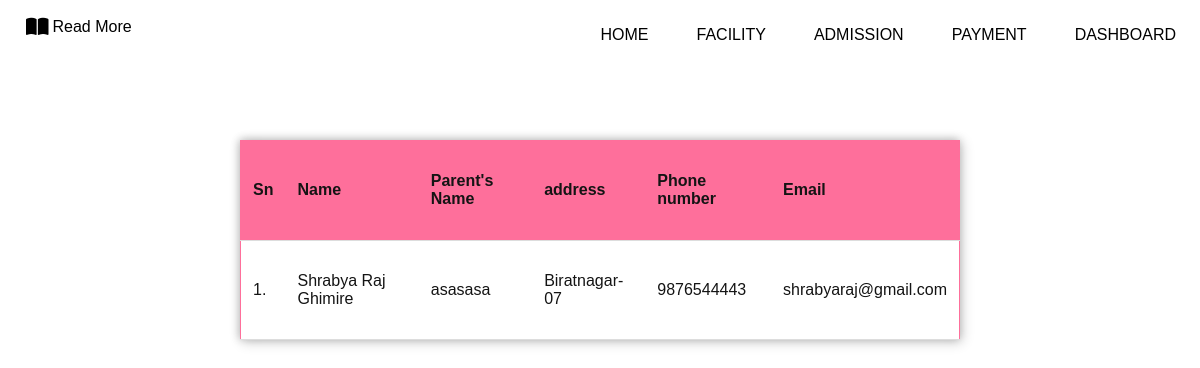
The app's page /students, older data.
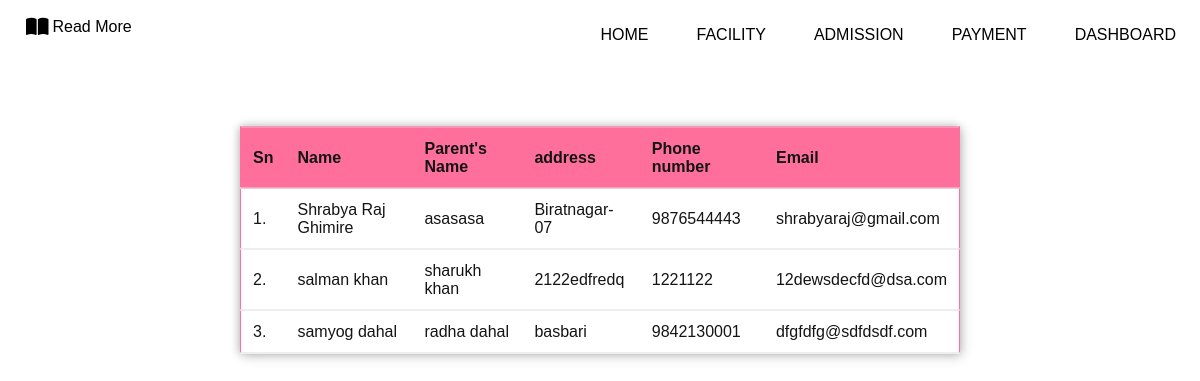
The same page, newer data.
### home/models.py (models this page shows)
class admission1(models.Model):
    yname = models.CharField(max_length=122)
    pname = models.CharField(max_length=122)
    occupation = models.CharField(max_length=122)
    phone = models.CharField(max_length=122)
    dob = models.CharField(max_length=122)
    address = models.CharField(max_length=122)
    email =  models.EmailField(max_length=122)

### home/views.py (the view)
# urls.py: path("students", views.student, name='students'),
def student(request):
     alldata = admission1.objects.all()
     context = {'data': alldata}
     return render(request,'students.html', context)

### templates/students.html (shortened to what this page needs)
{% load static %}
<html lang="en">
<head>
    <link rel="stylesheet" href="{% static 'css/style.css' %}">
    <link rel="stylesheet" href="{% static 'css/dashboard.css' %}">
</head>
<body>
    <header class="header" id="header">
        <nav class="nav container">
            <a href="/" class="nav_logo">
                <i class="fa-solid fa-book-open"></i> Read More
            </a>
            <div class="nav_menu" id="nav-menu">
                <ul class="nav_list">
                    <li class="nav_items">
                        <a href="/" class="nav_link">Home</a>
                    </li>
                    <li class="nav_items">
                        <a href="/facility" class="nav_link">Facility</a>
                    </li>
                    <li class="nav_items">
                        <a href="/admission" class="nav_link">Admission</a>
                    </li>
                    <li class="nav_items">
                        <a href="/payment" class="nav_link">Payment</a>
                    </li>
                    <li class="nav_items">
                        <a href="/dashboard" class="nav_link">Dashboard</a>
                    </li>
                </ul>
            </div>
        </nav>
    </header>
    <section class="table section">
        <table style="width:60%">
            <tr id="table-head">
                <th>Sn</th>
                <th>Name</th>
                <th>Parent's Name</th>
                <th>address</th>
                <th>Phone number</th>
                <th>Email</th>
            </tr>
            {% for admission1 in data %}
            <tr class="tr1">
                <td>{{forloop.counter}}.</td>
                <td>{{admission1.yname}}</td>
                <td>{{admission1.pname}}</td>
                <td>{{admission1.address}}</td>
                <td>{{admission1.phone}}</td>
                <td>{{admission1.email}}</td>
            </tr>
            {% endfor %}
        </table>
    </section>
</body>
</html>

Row changes from the older to the newer data that the page shows:
added admission1: yname "salman khan", pname "sharukh khan", address "2122edfredq", phone "1221122", email "12dewsdecfd@dsa.com"
added admission1: yname "samyog dahal", pname "radha dahal", address "basbari", phone "9842130001", email "dfgfdfg@sdfdsdf.com"
